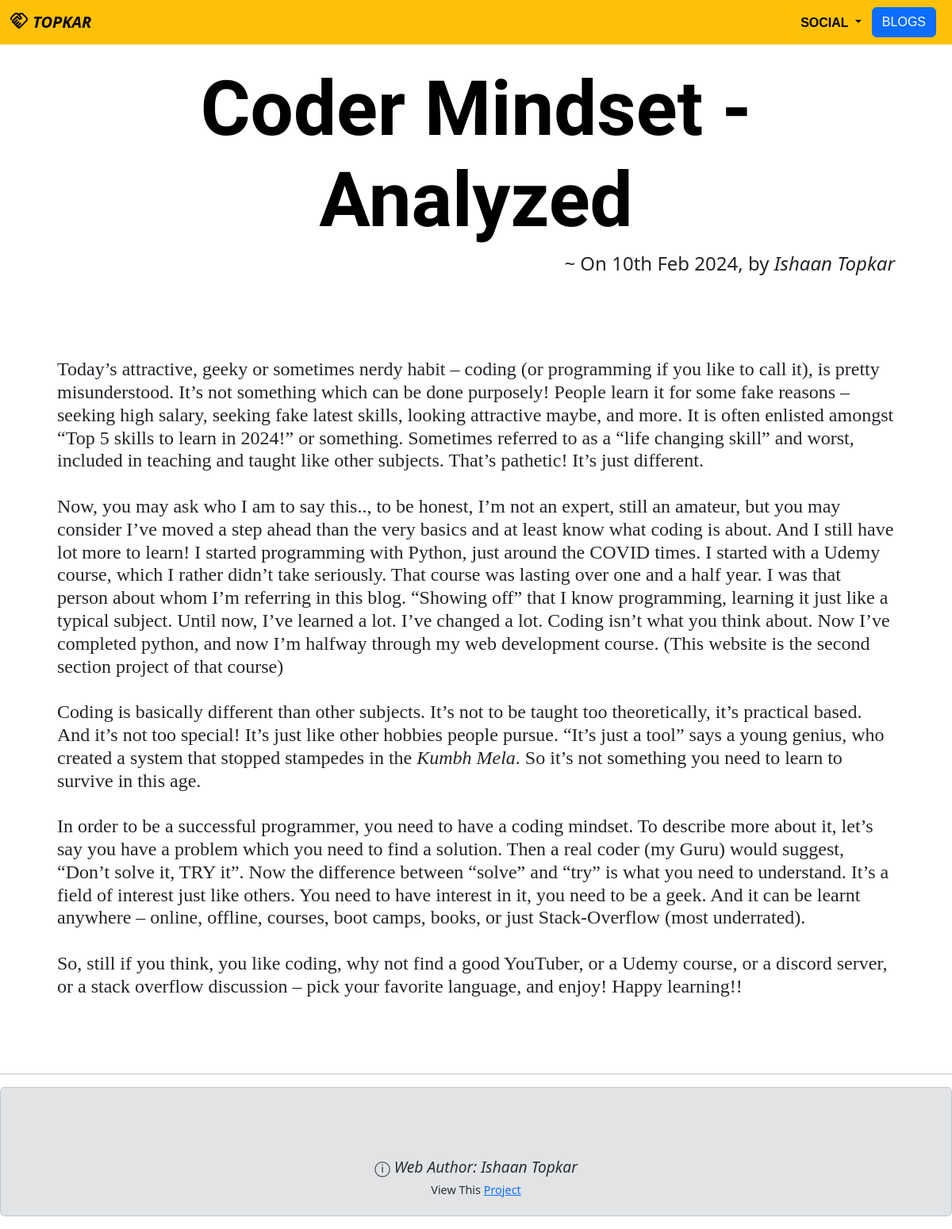
The app's page /blogs/8 with its own data.
### Blogs/models.py (models this page shows, shortened)
class Blog(models.Model):
    title = models.CharField(max_length = 50)
    author = models.CharField(max_length = 20)
    content = models.TextField()
    date = models.DateField(default = timezone.now())

### Blogs/views.py (the view)
# urls.py: path("<int:blog_id>", views.detail, name = "detail"),
def detail(request, blog_id):
    blog = get_object_or_404(Blogmodels.Blog, pk = blog_id)
    return render (request, "detail.html", {"blog":blog})

### Blogs/templates/detail.html (shortened to what this page needs)
{% extends 'base.html' %}
{% load static %}
{% block content %}
</head>
<body>
<br>
<div class = "container text-center" style="margin: 0 auto; max-width: 90%; min-width: 200px;">
<h1 class="hmain">{{ blog.title }}</h1>
<h4>
<div class="text-end">
     ~ On {{ blog.date|date:'dS M Y' }}, by <i>{{blog.author}}</i>
</div>
</h4>
<br><br><br><br>
<h4 class="text-start" id="hsub">{{ blog.content|safe }}</h4>
</div>
{% endblock %}

### Portfolios/static/portfolio/styles.css (style rules this page uses)
.hmain { font-family:'Salsa'; font-weight: bold; color:black; font-size: 8vw; }
#hsub { font-family:Georgia, 'Times New Roman', Times, serif; }

### records on screen
Blog: title "Coder Mindset - Analyzed", date "10th Feb 2024", author "Ishaan Topkar", content "Today’s attractive, geeky or sometimes nerdy habit – coding (or programming if you like to call it), is pretty misunderstood. It’s not something which can be done purposely! People learn it for some fake reasons – seeking high salary, seeking fake latest skills, looking attractive maybe, and more. It is often enlisted amongst “Top 5 skills to learn in 2024!” or something. Sometimes referred to as a “life changing skill” and worst, included in teaching and taught like other subjects. That’s pathetic! It’s just different. Now, you may ask who I am to say this.., to be honest, I’m not an expert, still an amateur, but you may consider I’ve moved a step ahead than the very basics and at least…"
